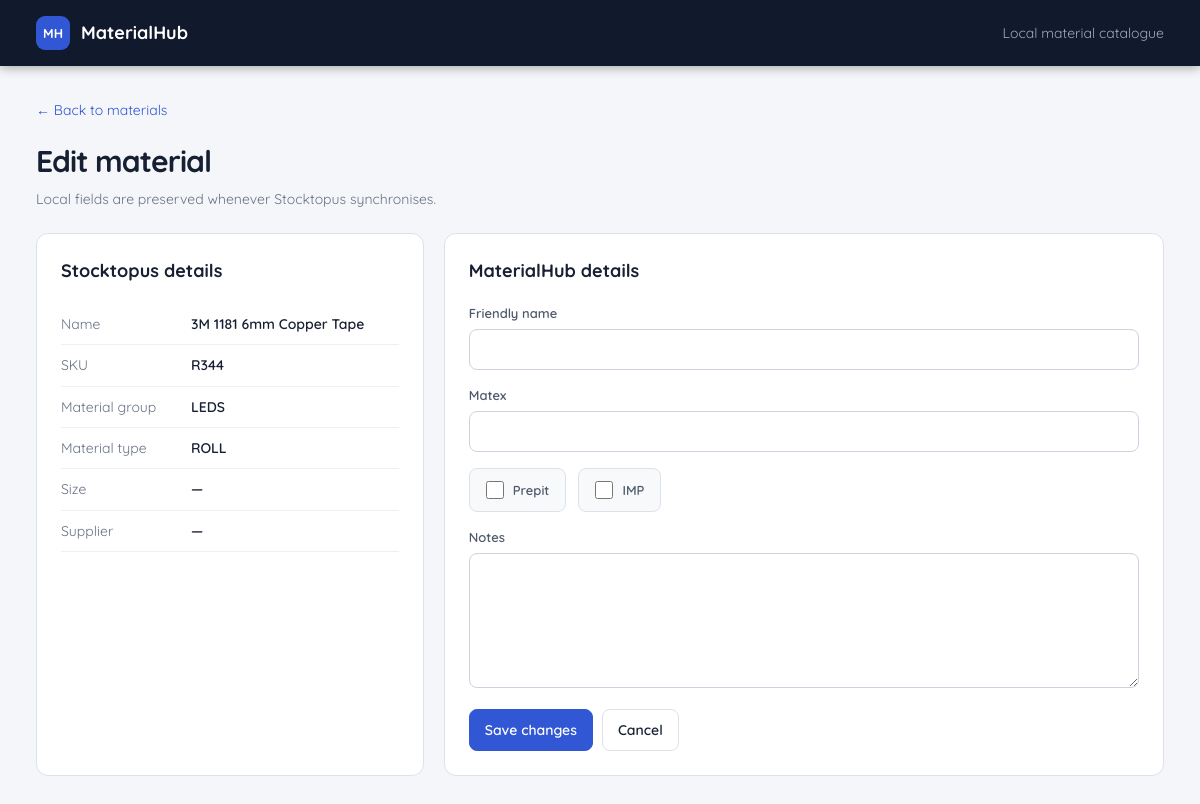
Page /materials/1/edit on the earlier database version.
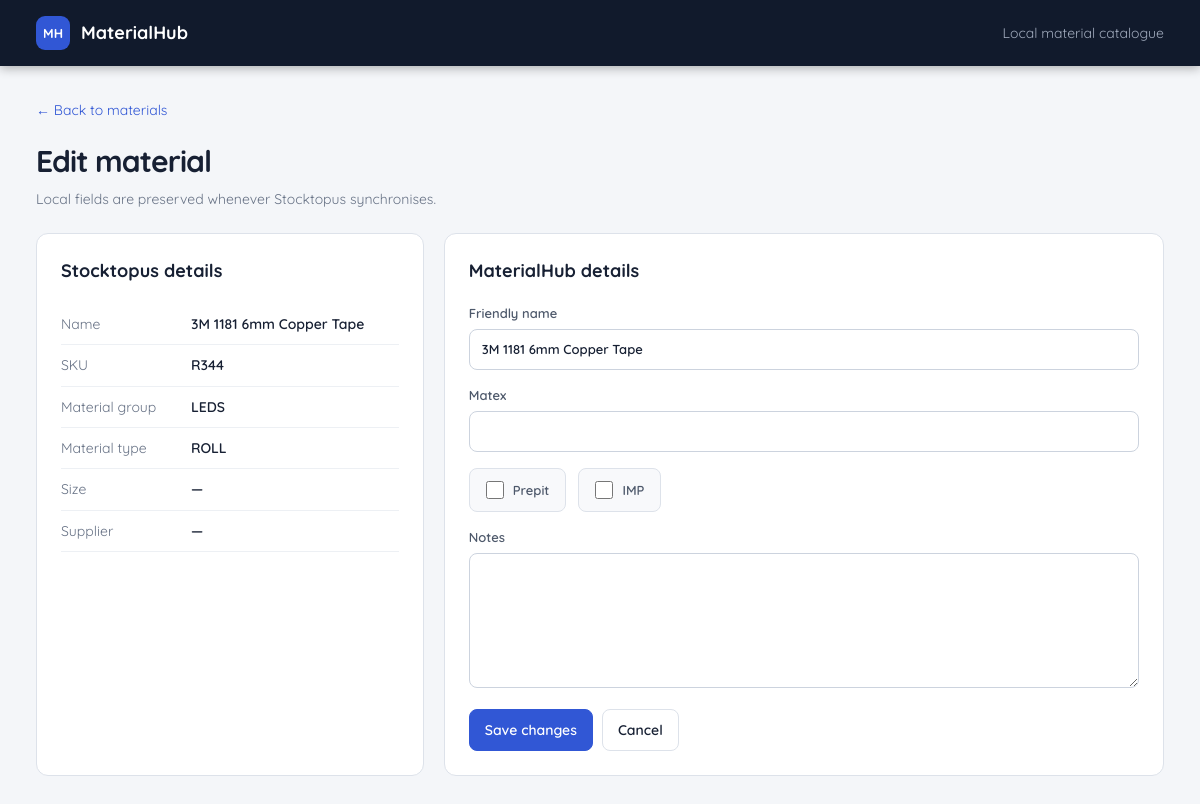
Same page on the later database version.
### app/models.py (models this page shows)
class Material(Base):
    __tablename__ = "materials"
    id: Mapped[int] = mapped_column(primary_key=True)
    stocktopus_id: Mapped[str] = mapped_column(Text, unique=True, index=True)
    name: Mapped[str] = mapped_column(Text, default="")
    sku: Mapped[str | None] = mapped_column(Text)
    material_group: Mapped[str | None] = mapped_column(Text)
    material_type: Mapped[str | None] = mapped_column(Text)
    size_type: Mapped[str] = mapped_column(Text, index=True)
    width_mm: Mapped[float | None] = mapped_column(Float)
    height_mm: Mapped[float | None] = mapped_column(Float)
    length_mm: Mapped[float | None] = mapped_column(Float)
    thickness_mm: Mapped[float | None] = mapped_column(Float)
    size_unit: Mapped[str | None] = mapped_column(Text)
    size_string: Mapped[str | None] = mapped_column(Text)
    quantity: Mapped[float | None] = mapped_column(Float)
    price_range: Mapped[str | None] = mapped_column(Text)
    supplier_name: Mapped[str | None] = mapped_column(Text)
    active: Mapped[bool] = mapped_column(Boolean, default=True, index=True)
    raw_stocktopus_json: Mapped[str] = mapped_column(Text)
    first_seen_at: Mapped[datetime] = mapped_column(DateTime(timezone=True), default=utc_now)
    last_seen_at: Mapped[datetime] = mapped_column(DateTime(timezone=True), default=utc_now)
    updated_from_stocktopus_at: Mapped[datetime] = mapped_column(DateTime(timezone=True), default=utc_now)
    friendly_name: Mapped[str | None] = mapped_column(Text)
    matex: Mapped[str | None] = mapped_column(Text)
    prepit: Mapped[str | None] = mapped_column(Text)
    imp: Mapped[str | None] = mapped_column(Text)
    notes: Mapped[str | None] = mapped_column(Text)
    sort_order: Mapped[int] = mapped_column(Integer, default=0)

### app/routes/materials.py (the view)
@router.get("/materials/{material_id}/edit")
def edit_page(material_id: int, request: Request, db: Session = Depends(get_db)):
    material = db.get(Material, material_id)
    if material is None:
        raise HTTPException(status_code=404, detail="Material not found")
    return templates.TemplateResponse(request, "edit_material.html", {"material": material})

### app/templates/edit_material.html (shortened to what this page needs)
{% extends "base.html" %}
{% block content %}
<a class="back" href="/materials">← Back to materials</a><section class="heading"><div><h1>Edit material</h1><p>Local fields are preserved whenever Stocktopus synchronises.</p></div></section>
<div class="edit-grid"><section class="card"><h2>Stocktopus details</h2><dl><dt>Name</dt><dd>{{ material.name }}</dd><dt>SKU</dt><dd>{{ material.sku or '—' }}</dd><dt>Material group</dt><dd>{{ material.material_group or '—' }}</dd><dt>Material type</dt><dd>{{ material.material_type or '—' }}</dd><dt>Size</dt><dd>{{ material.size_string or '—' }}</dd><dt>Supplier</dt><dd>{{ material.supplier_name or '—' }}</dd></dl></section>
<form class="card form" method="post"><h2>MaterialHub details</h2><label>Friendly name<input name="friendly_name" value="{{ material.friendly_name or '' }}"></label><label>Matex<input name="matex" value="{{ material.matex or '' }}"></label><div class="check-row"><label class="check-field"><input type="checkbox" name="prepit" value="1" {% if material.prepit %}checked{% endif %}><span>Prepit</span></label><label class="check-field"><input type="checkbox" name="imp" value="1" {% if material.imp %}checked{% endif %}><span>IMP</span></label></div><label>Notes<textarea name="notes" rows="6">{{ material.notes or '' }}</textarea></label><div class="actions"><button class="primary">Save changes</button><a class="button" href="/materials">Cancel</a></div></form></div>
{% endblock %}

### app/templates/base.html (shortened to what this page needs)
<!doctype html>
<html lang="en">
<head>
  <link rel="stylesheet" href="{{ url_for('static', path='/styles.css') }}">
  <link rel="stylesheet" href="{{ url_for('static', path='/inline-edit.css') }}">
</head>
<body>
  <header><a class="brand" href="/materials"><span>MH</span> MaterialHub</a><div class="tagline">Local material catalogue</div></header>
  <main>{% block content %}{% endblock %}</main>
</body>
</html>

### app/static/styles.css (style rules this page uses)
:root { --ink:#172033;--muted:#687386;--line:#dde2ea;--surface:#fff;--bg:#f4f6f9;--brand:#3157d5;--brand-dark:#2446b5 }
* { box-sizing:border-box }
body { margin:0;background:var(--bg);color:var(--ink);font:14px/1.45 Inter,ui-sans-serif,system-ui,-apple-system,"Segoe UI",sans-serif }
header { height:66px;background:#111a2c;color:#fff;display:flex;align-items:center;justify-content:space-between;padding:0 3vw;box-shadow:0 2px 10px #1115 }
.brand { display:flex;align-items:center;gap:11px;color:#fff;text-decoration:none;font-size:18px;font-weight:700 }
.brand span { display:grid;place-items:center;width:34px;height:34px;background:var(--brand);border-radius:9px;font-size:13px }
.tagline { color:#9fa9bb }
main { max-width:1600px;margin:auto;padding:34px 3vw }
.heading { display:flex;align-items:flex-end;justify-content:space-between;margin-bottom:24px }
.heading h1 { font-size:30px;letter-spacing:-.03em;margin:0 }
.heading p { color:var(--muted);margin:5px 0 0 }
.actions { display:flex;gap:9px;align-items:center }
button,.button { border:1px solid var(--line);border-radius:8px;background:#fff;color:var(--ink);padding:10px 15px;text-decoration:none;font:inherit;font-weight:600;cursor:pointer }
.primary { background:var(--brand);border-color:var(--brand);color:#fff }
input,select,textarea { width:100%;border:1px solid #ccd3de;border-radius:8px;padding:10px 12px;color:var(--ink);background:#fff;font:inherit }
.back { display:inline-block;margin-bottom:20px;color:var(--brand);text-decoration:none }
.edit-grid { display:grid;grid-template-columns:minmax(280px,.7fr) minmax(400px,1.3fr);gap:20px }
.card { background:#fff;border:1px solid var(--line);border-radius:12px;padding:24px }
.card h2 { margin:0 0 20px;font-size:18px }
dl { display:grid;grid-template-columns:130px 1fr;margin:0 }
dt,dd { border-bottom:1px solid #edf0f4;padding:10px 0 }
dt { color:var(--muted) }
dd { margin:0;font-weight:550 }
.form label { display:block;color:#4e596b;font-size:13px;font-weight:600;margin-bottom:16px }
.form input,.form textarea { margin-top:6px }

### app/static/inline-edit.css (style rules this page uses)
main { max-width: 1320px; }
body, button, input, select, textarea { font-family: "Quicksand", ui-sans-serif, system-ui, sans-serif; }
.check-cell input, .check-field input { width: 18px; height: 18px; margin: 0; accent-color: var(--brand); cursor: pointer; }
.check-row { display: flex; gap: 12px; margin-bottom: 16px; }
.form .check-field { display: flex; align-items: center; gap: 9px; margin: 0; padding: 12px 16px; border: 1px solid var(--line); border-radius: 8px; background: #f8f9fb; }
.form .check-field input { margin: 0; }

Differences in the rows shown:
changed Material "3M 1181 6mm Copper Tape": friendly_name (not shown) → "3M 1181 6mm Copper Tape"
